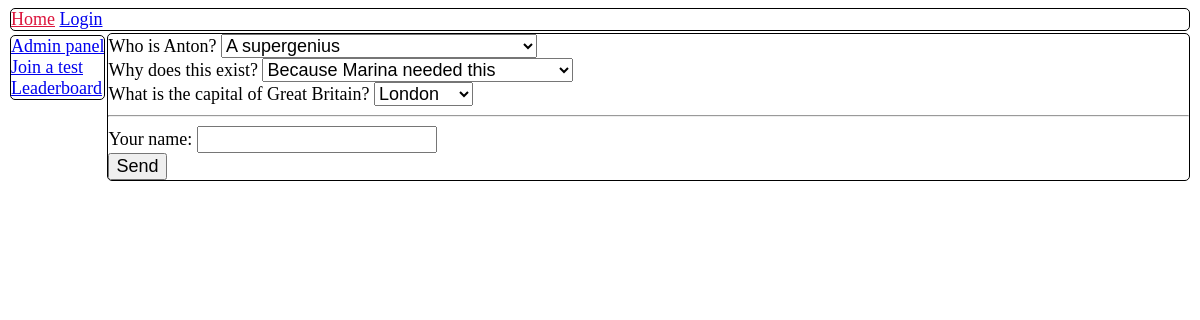
The app's page /play/1 with its own data.
### orm.py (models this page shows)
class BaseModel(Model):
    class Meta:
        database = db

class TextQuestion(BaseModel):
    number = IntegerField()
    content = TextField()
    correct_answer = IntegerField()
    test = ForeignKeyField(Test, backref="questions")

### app.py (the view)
@app.route('/play/<int:ident>')
def take_test(ident):
    with db.atomic():
        questions = Test.get_by_id(ident).questions
    return render_template("test_participate_text.html", model=questions, id=ident)

### app.py (called while the page is built)
@app.before_request
def before_request():
    db.connect()

@app.after_request
def after_request(response):
    db.close()
    return response

### templates/test_participate_text.html
{% extends "base.html" %}
{% block content %}
    <div class="left">
        <form method="post" action="{{ id }}/evaluate">
            {% for i in model %}
                <label>
                    {{ i.content }}
                    <select name="q{{ i.number }}">
                        {% for j in i.answers %}
                            <option name="a{{ j.number }}" value="{{ j.number }}">{{ j.content }}</option>
                        {% endfor %}
                    </select>
                </label>
                <br>
            {% endfor %}
            <hr>
            <label>Your name:
                <input type="text" name="name" required>
            </label><br>
            <input type="submit" value="Send">
        </form>
    </div>
{% endblock %}

### static/style.css (style rules this page uses)
* { font-size: large; }

### records on screen
TextQuestion: content "Who is Anton?"
TextQuestion: content "Why does this exist?"
TextQuestion: content "What is the capital of Great Britain?"

### other values on screen
form field value "A supergenius"
form field value "Because Marina needed this"
form field value "London"
